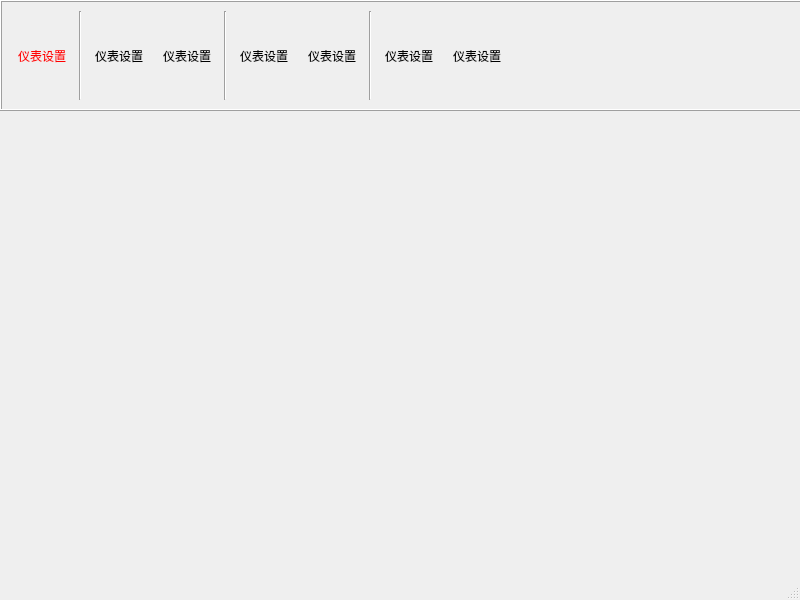
<?xml version="1.0" encoding="UTF-8"?>
<ui version="4.0">
 <class>TwoLineWindow</class>
 <widget class="QMainWindow" name="TwoLineWindow">
  <property name="geometry">
   <rect>
    <x>0</x>
    <y>0</y>
    <width>800</width>
    <height>600</height>
   </rect>
  </property>
  <property name="windowTitle">
   <string>MainWindow</string>
  </property>
  <widget class="QWidget" name="centralwidget">
   <widget class="QFrame" name="frame">
    <property name="geometry">
     <rect>
      <x>0</x>
      <y>0</y>
      <width>805</width>
      <height>111</height>
     </rect>
    </property>
    <property name="frameShape">
     <enum>QFrame::Box</enum>
    </property>
    <property name="frameShadow">
     <enum>QFrame::Raised</enum>
    </property>
    <layout class="QHBoxLayout" name="horizontalLayout">
     <item>
      <widget class="QToolButton" name="toolButton">
       <property name="autoFillBackground">
        <bool>true</bool>
       </property>
       <property name="styleSheet">
        <string notr="true">color: red;
selection-background-color: rgb(215, 196, 255);
gridline-color: rgb(14, 86, 255);
selection-color: rgb(131, 245, 255);
font: 9pt &quot;微软雅黑&quot;;
</string>
       </property>
       <property name="inputMethodHints">
        <set>Qt::ImhNone</set>
       </property>
       <property name="text">
        <string>仪表设置</string>
       </property>
       <property name="icon">
        <iconset resource="images.qrc">
         <normaloff>:/myImage/images/1.png</normaloff>:/myImage/images/1.png</iconset>
       </property>
       <property name="iconSize">
        <size>
         <width>60</width>
         <height>60</height>
        </size>
       </property>
       <property name="checkable">
        <bool>false</bool>
       </property>
       <property name="popupMode">
        <enum>QToolButton::DelayedPopup</enum>
       </property>
       <property name="toolButtonStyle">
        <enum>Qt::ToolButtonTextUnderIcon</enum>
       </property>
       <property name="autoRaise">
        <bool>true</bool>
       </property>
       <property name="arrowType">
        <enum>Qt::NoArrow</enum>
       </property>
      </widget>
     </item>
     <item>
      <widget class="Line" name="line">
       <property name="orientation">
        <enum>Qt::Vertical</enum>
       </property>
      </widget>
     </item>
     <item>
      <widget class="QToolButton" name="toolButton_2">
       <property name="text">
        <string>仪表设置</string>
       </property>
       <property name="icon">
        <iconset resource="images.qrc">
         <normaloff>:/myImage/images/2.png</normaloff>:/myImage/images/2.png</iconset>
       </property>
       <property name="iconSize">
        <size>
         <width>60</width>
         <height>60</height>
        </size>
       </property>
       <property name="popupMode">
        <enum>QToolButton::DelayedPopup</enum>
       </property>
       <property name="toolButtonStyle">
        <enum>Qt::ToolButtonTextUnderIcon</enum>
       </property>
       <property name="autoRaise">
        <bool>true</bool>
       </property>
       <property name="arrowType">
        <enum>Qt::NoArrow</enum>
       </property>
      </widget>
     </item>
     <item>
      <widget class="QToolButton" name="toolButton_3">
       <property name="text">
        <string>仪表设置</string>
       </property>
       <property name="icon">
        <iconset resource="images.qrc">
         <normaloff>:/myImage/images/setpage.png</normaloff>:/myImage/images/setpage.png</iconset>
       </property>
       <property name="iconSize">
        <size>
         <width>60</width>
         <height>60</height>
        </size>
       </property>
       <property name="popupMode">
        <enum>QToolButton::InstantPopup</enum>
       </property>
       <property name="toolButtonStyle">
        <enum>Qt::ToolButtonTextUnderIcon</enum>
       </property>
       <property name="autoRaise">
        <bool>true</bool>
       </property>
       <property name="arrowType">
        <enum>Qt::NoArrow</enum>
       </property>
      </widget>
     </item>
     <item>
      <widget class="Line" name="line_2">
       <property name="orientation">
        <enum>Qt::Vertical</enum>
       </property>
      </widget>
     </item>
     <item>
      <widget class="QToolButton" name="toolButton_4">
       <property name="text">
        <string>仪表设置</string>
       </property>
       <property name="icon">
        <iconset resource="images.qrc">
         <normaloff>:/myImage/images/setpage.png</normaloff>:/myImage/images/setpage.png</iconset>
       </property>
       <property name="iconSize">
        <size>
         <width>60</width>
         <height>60</height>
        </size>
       </property>
       <property name="popupMode">
        <enum>QToolButton::InstantPopup</enum>
       </property>
       <property name="toolButtonStyle">
        <enum>Qt::ToolButtonTextUnderIcon</enum>
       </property>
       <property name="autoRaise">
        <bool>true</bool>
       </property>
       <property name="arrowType">
        <enum>Qt::NoArrow</enum>
       </property>
      </widget>
     </item>
     <item>
      <widget class="QToolButton" name="toolButton_5">
       <property name="text">
        <string>仪表设置</string>
       </property>
       <property name="icon">
        <iconset resource="images.qrc">
         <normaloff>:/myImage/images/setpage.png</normaloff>:/myImage/images/setpage.png</iconset>
       </property>
       <property name="iconSize">
        <size>
         <width>60</width>
         <height>60</height>
        </size>
       </property>
       <property name="popupMode">
        <enum>QToolButton::InstantPopup</enum>
       </property>
       <property name="toolButtonStyle">
        <enum>Qt::ToolButtonTextUnderIcon</enum>
       </property>
       <property name="autoRaise">
        <bool>true</bool>
       </property>
       <property name="arrowType">
        <enum>Qt::NoArrow</enum>
       </property>
      </widget>
     </item>
     <item>
      <widget class="Line" name="line_3">
       <property name="orientation">
        <enum>Qt::Vertical</enum>
       </property>
      </widget>
     </item>
     <item>
      <widget class="QToolButton" name="toolButton_6">
       <property name="text">
        <string>仪表设置</string>
       </property>
       <property name="icon">
        <iconset resource="images.qrc">
         <normaloff>:/myImage/images/setpage.png</normaloff>:/myImage/images/setpage.png</iconset>
       </property>
       <property name="iconSize">
        <size>
         <width>60</width>
         <height>60</height>
        </size>
       </property>
       <property name="popupMode">
        <enum>QToolButton::InstantPopup</enum>
       </property>
       <property name="toolButtonStyle">
        <enum>Qt::ToolButtonTextUnderIcon</enum>
       </property>
       <property name="autoRaise">
        <bool>true</bool>
       </property>
       <property name="arrowType">
        <enum>Qt::NoArrow</enum>
       </property>
      </widget>
     </item>
     <item>
      <widget class="QToolButton" name="toolButton_7">
       <property name="text">
        <string>仪表设置</string>
       </property>
       <property name="icon">
        <iconset resource="images.qrc">
         <normaloff>:/myImage/images/setpage.png</normaloff>:/myImage/images/setpage.png</iconset>
       </property>
       <property name="iconSize">
        <size>
         <width>60</width>
         <height>60</height>
        </size>
       </property>
       <property name="popupMode">
        <enum>QToolButton::InstantPopup</enum>
       </property>
       <property name="toolButtonStyle">
        <enum>Qt::ToolButtonTextUnderIcon</enum>
       </property>
       <property name="autoRaise">
        <bool>true</bool>
       </property>
       <property name="arrowType">
        <enum>Qt::NoArrow</enum>
       </property>
      </widget>
     </item>
     <item>
      <spacer name="horizontalSpacer">
       <property name="orientation">
        <enum>Qt::Horizontal</enum>
       </property>
       <property name="sizeHint" stdset="0">
        <size>
         <width>40</width>
         <height>20</height>
        </size>
       </property>
      </spacer>
     </item>
    </layout>
   </widget>
  </widget>
  <widget class="QMenuBar" name="menubar">
   <property name="geometry">
    <rect>
     <x>0</x>
     <y>0</y>
     <width>800</width>
     <height>23</height>
    </rect>
   </property>
  </widget>
  <widget class="QStatusBar" name="statusbar"/>
 </widget>
 <resources>
  <include location="images.qrc"/>
 </resources>
 <connections/>
</ui>
